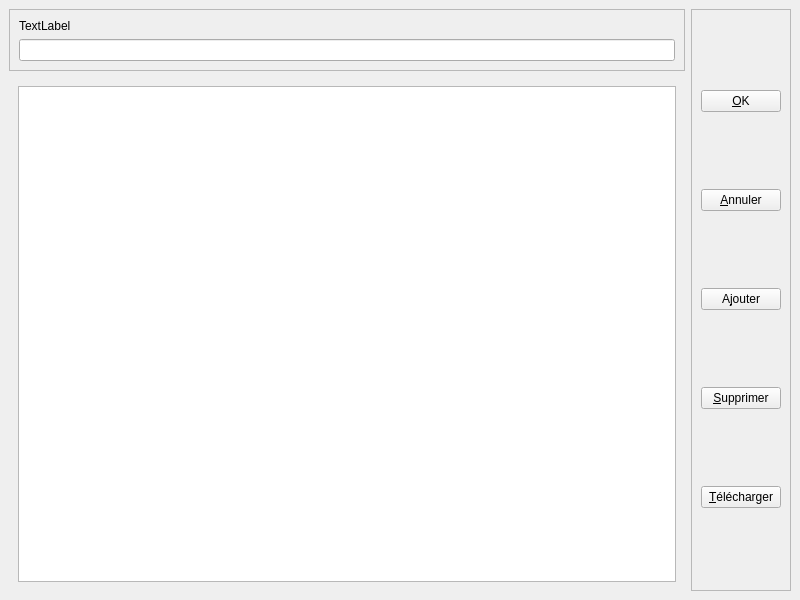
<?xml version="1.0" encoding="UTF-8"?>
<ui version="4.0">
 <class>MainWindow</class>
 <widget class="QMainWindow" name="MainWindow">
  <property name="geometry">
   <rect>
    <x>0</x>
    <y>0</y>
    <width>800</width>
    <height>600</height>
   </rect>
  </property>
  <property name="windowTitle">
   <string>Téléchargement de masse</string>
  </property>
  <widget class="QWidget" name="centralwidget">
   <layout class="QGridLayout" name="gridLayout_2">
    <item row="0" column="0">
     <widget class="QFrame" name="frame">
      <property name="frameShape">
       <enum>QFrame::StyledPanel</enum>
      </property>
      <property name="frameShadow">
       <enum>QFrame::Raised</enum>
      </property>
      <layout class="QVBoxLayout" name="verticalLayout_2">
       <item>
        <widget class="QLabel" name="label">
         <property name="text">
          <string>TextLabel</string>
         </property>
        </widget>
       </item>
       <item>
        <widget class="QLineEdit" name="lineEdit"/>
       </item>
      </layout>
     </widget>
    </item>
    <item row="0" column="1" rowspan="2">
     <widget class="QFrame" name="frame_2">
      <property name="frameShape">
       <enum>QFrame::StyledPanel</enum>
      </property>
      <property name="frameShadow">
       <enum>QFrame::Raised</enum>
      </property>
      <layout class="QVBoxLayout" name="verticalLayout">
       <item>
        <widget class="QPushButton" name="pushButton_2">
         <property name="text">
          <string>&amp;OK</string>
         </property>
        </widget>
       </item>
       <item>
        <widget class="QPushButton" name="pushButton_4">
         <property name="text">
          <string>&amp;Annuler</string>
         </property>
        </widget>
       </item>
       <item>
        <widget class="QPushButton" name="pushButton_3">
         <property name="text">
          <string>A&amp;jouter</string>
         </property>
        </widget>
       </item>
       <item>
        <widget class="QPushButton" name="pushButton">
         <property name="text">
          <string>&amp;Supprimer</string>
         </property>
        </widget>
       </item>
       <item>
        <widget class="QPushButton" name="pushButton_5">
         <property name="text">
          <string>&amp;Télécharger</string>
         </property>
        </widget>
       </item>
      </layout>
     </widget>
    </item>
    <item row="1" column="0">
     <widget class="QWidget" name="widget" native="true">
      <layout class="QGridLayout" name="gridLayout">
       <item row="0" column="0">
        <widget class="QTableView" name="tableView"/>
       </item>
      </layout>
     </widget>
    </item>
   </layout>
  </widget>
 </widget>
 <resources/>
 <connections/>
</ui>
